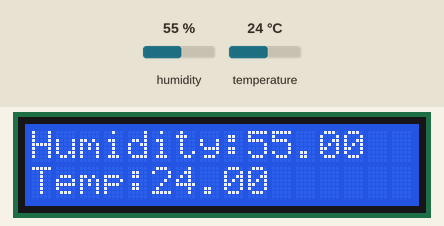
This sketch was run on a simulated Arduino Uno, built with avr-gcc and run on an emulated ATmega328P. Parts: 16×2 character LCD. The inputs (shaded band) are chosen by the test bench; at power-on: humidity 55 %, temperature 24 °C.

Above: at 1.2 s.
1.3 s: humidity set to 22 %
At 2.9 s:
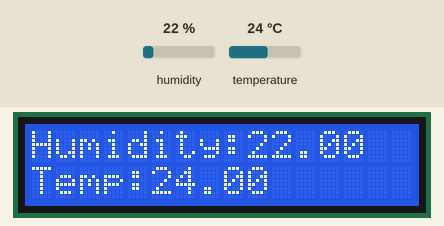
6.7 s: temperature set to 12 °C
At 9.2 s:
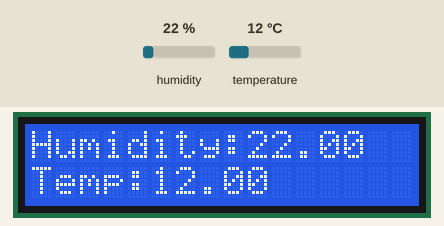
9.9 s: humidity set to 40 %
At 11.2 s:
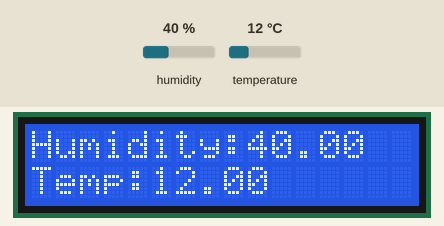
12.7 s: temperature set to 19 °C
At 15.2 s:
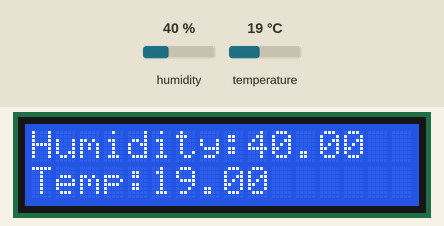
Timing chart, 0 to 16.7 s (numbered marks = the images above; inputs shaded):
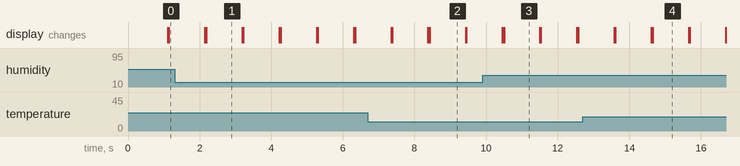

The sketch:

DHT11.ino
```cpp
#include <Wire.h>                       // библиотека для протокола I2C
#include <LiquidCrystal_I2C.h> // подключаем библиотеку для LCD 1602
#include <DHT.h>                         // подключаем библиотеку для датчика

LiquidCrystal_I2C LCD(0x27,16,2);  // присваиваем имя LCD для дисплея
DHT dht(2, DHT11);                          // сообщаем на каком порту будет датчик

void setup() {
   LCD.begin();            // инициализация LCD дисплея
   LCD.backlight();  // включение подсветки дисплея
   dht.begin();         // запускаем датчик DHT11
}

void loop() {
   // считываем температуру (t) и влажность (h)
   float h = dht.readHumidity();
   float t = dht.readTemperature();

   // выводим температуру (t) и влажность (h) на жк дисплей
   LCD.setCursor(0,0);
   LCD.print("Humidity:");
   LCD.print(h);

   LCD.setCursor(0,1);
   LCD.print("Temp:");
   LCD.print(t);

   delay(1000);
   LCD.clear();
}
```

Measured:
- after the input at 1.3 s, the display: first differs from a run without the input after 0.89 s (image 1)
- after the input at 6.7 s, the display: first differs from a run without the input after 1.7 s (image 2)
- after the input at 9.9 s, the display: first differs from a run without the input after 0.60 s (image 3)
- after the input at 12.7 s, the display: first differs from a run without the input after 2.0 s (image 4)
- what the display in image 1 shows lasts 1.0 s, from 2.2 s to 3.2 s
